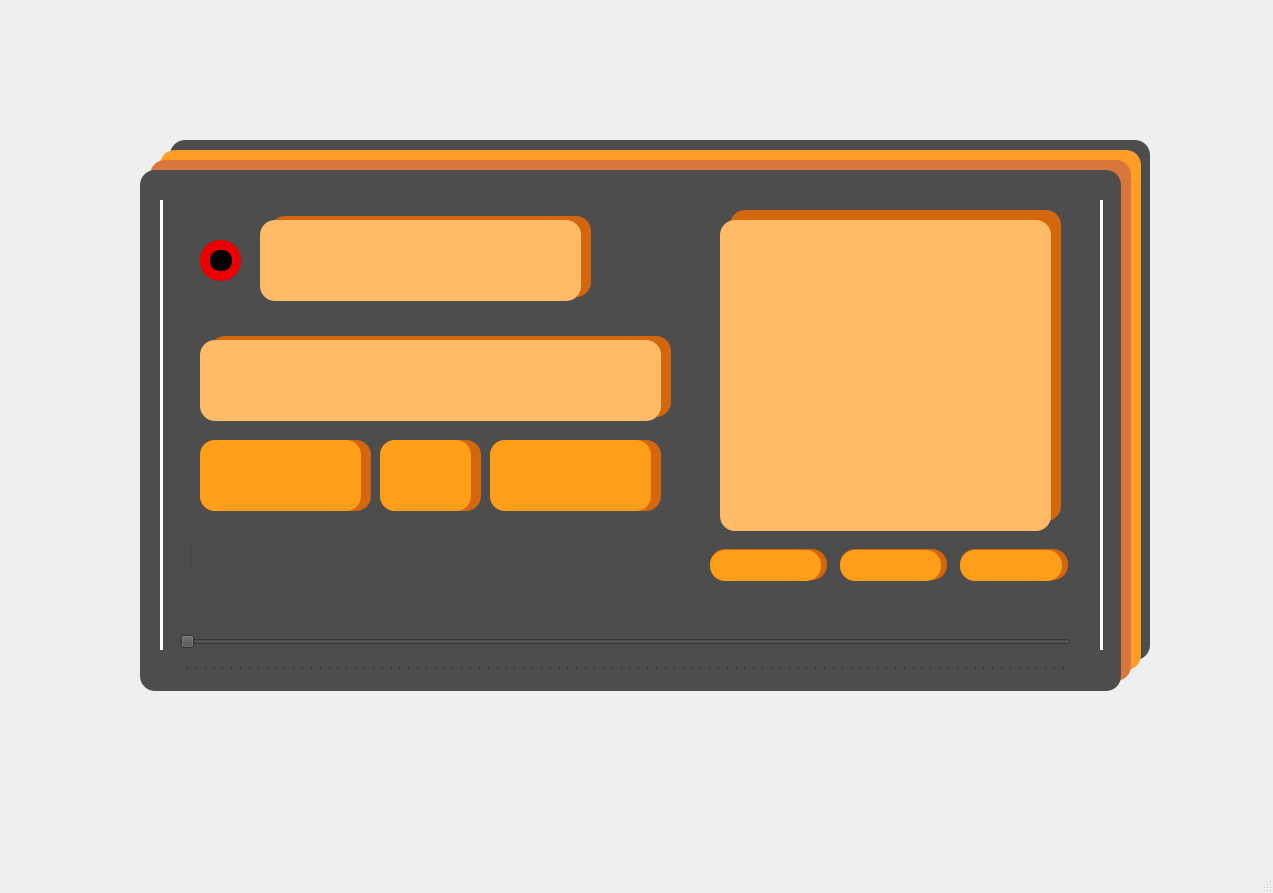
<?xml version="1.0" encoding="UTF-8"?>
<ui version="4.0">
 <class>MainWindow</class>
 <widget class="QMainWindow" name="MainWindow">
  <property name="geometry">
   <rect>
    <x>0</x>
    <y>0</y>
    <width>1273</width>
    <height>893</height>
   </rect>
  </property>
  <property name="windowTitle">
   <string>MainWindow</string>
  </property>
  <widget class="QWidget" name="centralwidget">
   <widget class="QFrame" name="frame">
    <property name="geometry">
     <rect>
      <x>140</x>
      <y>170</y>
      <width>981</width>
      <height>521</height>
     </rect>
    </property>
    <property name="styleSheet">
     <string notr="true">background-color: rgb(77, 77, 77);
border-radius: 15px;</string>
    </property>
    <property name="frameShape">
     <enum>QFrame::StyledPanel</enum>
    </property>
    <property name="frameShadow">
     <enum>QFrame::Raised</enum>
    </property>
    <widget class="QSlider" name="Volume">
     <property name="geometry">
      <rect>
       <x>40</x>
       <y>450</y>
       <width>891</width>
       <height>51</height>
      </rect>
     </property>
     <property name="orientation">
      <enum>Qt::Horizontal</enum>
     </property>
     <property name="tickPosition">
      <enum>QSlider::TicksBelow</enum>
     </property>
    </widget>
    <widget class="QTextBrowser" name="textBrowser">
     <property name="geometry">
      <rect>
       <x>590</x>
       <y>40</y>
       <width>331</width>
       <height>311</height>
      </rect>
     </property>
     <property name="styleSheet">
      <string notr="true">background-color: rgb(212, 103, 14);</string>
     </property>
    </widget>
    <widget class="QTextBrowser" name="textBrowser_2">
     <property name="geometry">
      <rect>
       <x>130</x>
       <y>46</y>
       <width>321</width>
       <height>81</height>
      </rect>
     </property>
     <property name="styleSheet">
      <string notr="true">background-color: rgb(212, 103, 14);</string>
     </property>
    </widget>
    <widget class="QTextBrowser" name="textBrowser_3">
     <property name="geometry">
      <rect>
       <x>70</x>
       <y>166</y>
       <width>461</width>
       <height>81</height>
      </rect>
     </property>
     <property name="styleSheet">
      <string notr="true">background-color: rgb(212, 103, 14);</string>
     </property>
    </widget>
    <widget class="QPushButton" name="Previous">
     <property name="geometry">
      <rect>
       <x>60</x>
       <y>270</y>
       <width>161</width>
       <height>71</height>
      </rect>
     </property>
     <property name="font">
      <font>
       <family>Courier New</family>
       <pointsize>11</pointsize>
       <italic>false</italic>
      </font>
     </property>
     <property name="styleSheet">
      <string notr="true">background-color: rgb(255, 159, 25);
image: url(:/pic/pngtree-cartoon-play-button-icon-download-image_1196877-removebg-preview.png);</string>
     </property>
     <property name="text">
      <string/>
     </property>
    </widget>
    <widget class="QPushButton" name="PlayPause">
     <property name="geometry">
      <rect>
       <x>240</x>
       <y>270</y>
       <width>91</width>
       <height>71</height>
      </rect>
     </property>
     <property name="font">
      <font>
       <family>Courier New</family>
       <pointsize>7</pointsize>
       <italic>false</italic>
      </font>
     </property>
     <property name="styleSheet">
      <string notr="true">background-color: rgb(255, 159, 25);
image: url(:/pic/play.png);</string>
     </property>
     <property name="text">
      <string/>
     </property>
    </widget>
    <widget class="QPushButton" name="Skip">
     <property name="geometry">
      <rect>
       <x>350</x>
       <y>270</y>
       <width>161</width>
       <height>71</height>
      </rect>
     </property>
     <property name="font">
      <font>
       <family>Courier New</family>
       <pointsize>11</pointsize>
       <italic>false</italic>
      </font>
     </property>
     <property name="styleSheet">
      <string notr="true">background-color: rgb(255, 159, 25);
image: url(:/pic/right-removebg-preview.png);</string>
     </property>
     <property name="text">
      <string/>
     </property>
    </widget>
    <widget class="QPushButton" name="Add">
     <property name="geometry">
      <rect>
       <x>570</x>
       <y>380</y>
       <width>111</width>
       <height>31</height>
      </rect>
     </property>
     <property name="font">
      <font>
       <family>Courier New</family>
      </font>
     </property>
     <property name="styleSheet">
      <string notr="true">background-color: rgb(255, 159, 25);
image: url(:/pic/add-create-new-plus-icon-20-removebg-preview.png);</string>
     </property>
     <property name="text">
      <string/>
     </property>
    </widget>
    <widget class="QPushButton" name="Remove">
     <property name="geometry">
      <rect>
       <x>700</x>
       <y>380</y>
       <width>101</width>
       <height>31</height>
      </rect>
     </property>
     <property name="font">
      <font>
       <family>Courier New</family>
      </font>
     </property>
     <property name="styleSheet">
      <string notr="true">background-color: rgb(255, 159, 25);
image: url(:/pic/minus-removebg-preview.png);</string>
     </property>
     <property name="text">
      <string/>
     </property>
    </widget>
    <widget class="QPushButton" name="Clear">
     <property name="geometry">
      <rect>
       <x>820</x>
       <y>380</y>
       <width>102</width>
       <height>31</height>
      </rect>
     </property>
     <property name="font">
      <font>
       <family>Courier New</family>
      </font>
     </property>
     <property name="styleSheet">
      <string notr="true">background-color: rgb(255, 159, 25);
image: url(:/pic/trash-can-icon-15-removebg-preview.png);</string>
     </property>
     <property name="text">
      <string/>
     </property>
    </widget>
    <widget class="QProgressBar" name="Progress">
     <property name="geometry">
      <rect>
       <x>50</x>
       <y>370</y>
       <width>481</width>
       <height>31</height>
      </rect>
     </property>
     <property name="value">
      <number>0</number>
     </property>
     <property name="alignment">
      <set>Qt::AlignLeading|Qt::AlignLeft|Qt::AlignVCenter</set>
     </property>
     <property name="textVisible">
      <bool>false</bool>
     </property>
     <property name="invertedAppearance">
      <bool>false</bool>
     </property>
    </widget>
    <widget class="QTextBrowser" name="ListSong">
     <property name="geometry">
      <rect>
       <x>580</x>
       <y>50</y>
       <width>331</width>
       <height>311</height>
      </rect>
     </property>
     <property name="font">
      <font>
       <family>Comic Sans MS</family>
       <pointsize>10</pointsize>
      </font>
     </property>
     <property name="styleSheet">
      <string notr="true">background-color: rgb(255, 187, 103);</string>
     </property>
    </widget>
    <widget class="QTextBrowser" name="ArtistName">
     <property name="geometry">
      <rect>
       <x>120</x>
       <y>50</y>
       <width>321</width>
       <height>81</height>
      </rect>
     </property>
     <property name="font">
      <font>
       <family>Comic Sans MS</family>
       <pointsize>16</pointsize>
      </font>
     </property>
     <property name="styleSheet">
      <string notr="true">background-color: rgb(255, 187, 103);</string>
     </property>
    </widget>
    <widget class="QTextBrowser" name="SongName">
     <property name="geometry">
      <rect>
       <x>60</x>
       <y>170</y>
       <width>461</width>
       <height>81</height>
      </rect>
     </property>
     <property name="font">
      <font>
       <family>Comic Sans MS</family>
       <pointsize>17</pointsize>
      </font>
     </property>
     <property name="styleSheet">
      <string notr="true">background-color: rgb(255, 187, 103);</string>
     </property>
     <property name="verticalScrollBarPolicy">
      <enum>Qt::ScrollBarAlwaysOff</enum>
     </property>
     <property name="sizeAdjustPolicy">
      <enum>QAbstractScrollArea::AdjustIgnored</enum>
     </property>
    </widget>
    <widget class="QPlainTextEdit" name="plainTextEdit_7">
     <property name="geometry">
      <rect>
       <x>60</x>
       <y>270</y>
       <width>171</width>
       <height>71</height>
      </rect>
     </property>
     <property name="styleSheet">
      <string notr="true">background-color: rgb(212, 103, 14);</string>
     </property>
    </widget>
    <widget class="QPlainTextEdit" name="plainTextEdit_8">
     <property name="geometry">
      <rect>
       <x>240</x>
       <y>270</y>
       <width>101</width>
       <height>71</height>
      </rect>
     </property>
     <property name="styleSheet">
      <string notr="true">background-color: rgb(212, 103, 14);</string>
     </property>
    </widget>
    <widget class="QPlainTextEdit" name="plainTextEdit_9">
     <property name="geometry">
      <rect>
       <x>350</x>
       <y>270</y>
       <width>171</width>
       <height>71</height>
      </rect>
     </property>
     <property name="styleSheet">
      <string notr="true">background-color: rgb(212, 103, 14);</string>
     </property>
    </widget>
    <widget class="QGraphicsView" name="graphicsView">
     <property name="geometry">
      <rect>
       <x>570</x>
       <y>379</y>
       <width>117</width>
       <height>31</height>
      </rect>
     </property>
     <property name="styleSheet">
      <string notr="true">background-color: rgb(212, 103, 14);</string>
     </property>
    </widget>
    <widget class="QGraphicsView" name="graphicsView_2">
     <property name="geometry">
      <rect>
       <x>700</x>
       <y>379</y>
       <width>107</width>
       <height>31</height>
      </rect>
     </property>
     <property name="styleSheet">
      <string notr="true">background-color: rgb(212, 103, 14);</string>
     </property>
    </widget>
    <widget class="QGraphicsView" name="graphicsView_3">
     <property name="geometry">
      <rect>
       <x>820</x>
       <y>379</y>
       <width>108</width>
       <height>31</height>
      </rect>
     </property>
     <property name="styleSheet">
      <string notr="true">background-color: rgb(212, 103, 14);</string>
     </property>
    </widget>
    <widget class="QGraphicsView" name="graphicsView_4">
     <property name="geometry">
      <rect>
       <x>60</x>
       <y>70</y>
       <width>41</width>
       <height>41</height>
      </rect>
     </property>
     <property name="styleSheet">
      <string notr="true">background-color: rgb(234, 0, 0);
border-radius: 20px;</string>
     </property>
    </widget>
    <widget class="QGraphicsView" name="graphicsView_5">
     <property name="geometry">
      <rect>
       <x>70</x>
       <y>80</y>
       <width>22</width>
       <height>21</height>
      </rect>
     </property>
     <property name="styleSheet">
      <string notr="true">background-color: rgb(0, 0, 0);
border-radius: 10px;</string>
     </property>
    </widget>
    <widget class="Line" name="line">
     <property name="geometry">
      <rect>
       <x>20</x>
       <y>30</y>
       <width>3</width>
       <height>450</height>
      </rect>
     </property>
     <property name="styleSheet">
      <string notr="true">background-color: rgb(255, 255, 255);</string>
     </property>
     <property name="orientation">
      <enum>Qt::Vertical</enum>
     </property>
    </widget>
    <widget class="Line" name="line_2">
     <property name="geometry">
      <rect>
       <x>960</x>
       <y>30</y>
       <width>3</width>
       <height>450</height>
      </rect>
     </property>
     <property name="styleSheet">
      <string notr="true">background-color: rgb(255, 255, 255);</string>
     </property>
     <property name="orientation">
      <enum>Qt::Vertical</enum>
     </property>
    </widget>
    <zorder>textBrowser_2</zorder>
    <zorder>textBrowser</zorder>
    <zorder>textBrowser_3</zorder>
    <zorder>graphicsView_3</zorder>
    <zorder>graphicsView_2</zorder>
    <zorder>graphicsView</zorder>
    <zorder>plainTextEdit_9</zorder>
    <zorder>plainTextEdit_8</zorder>
    <zorder>plainTextEdit_7</zorder>
    <zorder>Volume</zorder>
    <zorder>Previous</zorder>
    <zorder>PlayPause</zorder>
    <zorder>Skip</zorder>
    <zorder>Add</zorder>
    <zorder>Remove</zorder>
    <zorder>Clear</zorder>
    <zorder>ListSong</zorder>
    <zorder>ArtistName</zorder>
    <zorder>SongName</zorder>
    <zorder>graphicsView_4</zorder>
    <zorder>graphicsView_5</zorder>
    <zorder>Progress</zorder>
    <zorder>line</zorder>
    <zorder>line_2</zorder>
   </widget>
   <widget class="QGraphicsView" name="graphicsView_6">
    <property name="geometry">
     <rect>
      <x>150</x>
      <y>160</y>
      <width>981</width>
      <height>521</height>
     </rect>
    </property>
    <property name="styleSheet">
     <string notr="true">background-color: rgb(217, 118, 60);
border-radius: 15px;</string>
    </property>
   </widget>
   <widget class="QGraphicsView" name="graphicsView_7">
    <property name="geometry">
     <rect>
      <x>160</x>
      <y>150</y>
      <width>981</width>
      <height>520</height>
     </rect>
    </property>
    <property name="styleSheet">
     <string notr="true">background-color: rgb(255, 157, 38);
border-radius: 15px;</string>
    </property>
   </widget>
   <widget class="QGraphicsView" name="graphicsView_8">
    <property name="geometry">
     <rect>
      <x>170</x>
      <y>140</y>
      <width>980</width>
      <height>520</height>
     </rect>
    </property>
    <property name="styleSheet">
     <string notr="true">background-color: rgb(77, 77, 77);
border-radius: 15px;</string>
    </property>
   </widget>
   <zorder>graphicsView_8</zorder>
   <zorder>graphicsView_7</zorder>
   <zorder>graphicsView_6</zorder>
   <zorder>frame</zorder>
  </widget>
  <widget class="QMenuBar" name="menubar">
   <property name="geometry">
    <rect>
     <x>0</x>
     <y>0</y>
     <width>1273</width>
     <height>26</height>
    </rect>
   </property>
  </widget>
  <widget class="QStatusBar" name="statusbar"/>
 </widget>
 <resources>
  <include location="icon.qrc"/>
 </resources>
 <connections/>
</ui>
